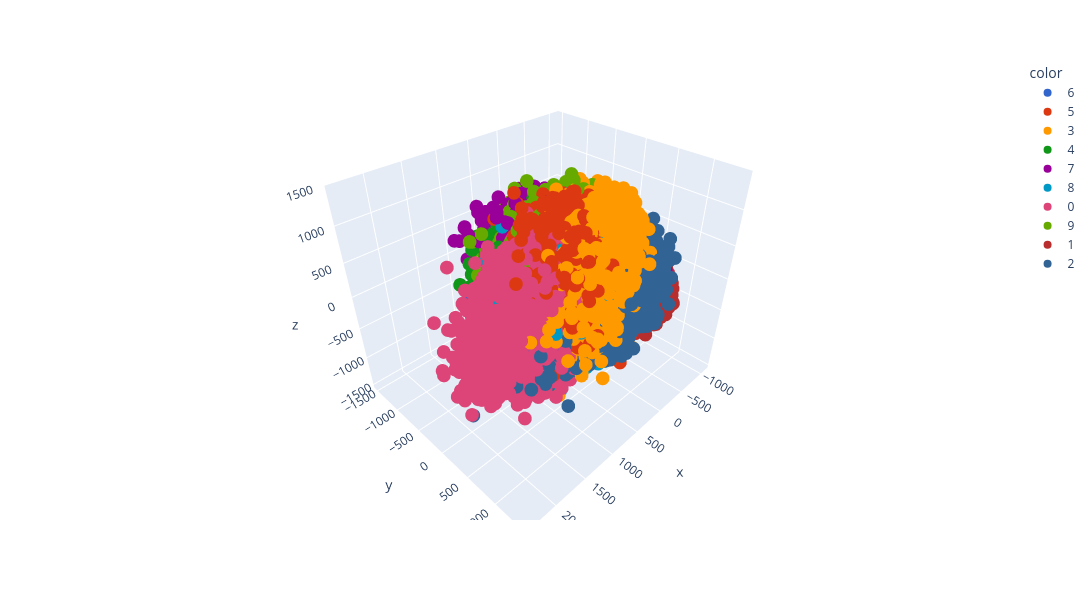

The cell this chart's notebook holds for it:
### Code cell
import plotly.express as px
y_train_v3 = y_train.astype('str')
fig = px.scatter_3d(x=x_train_v3[:,0] , y = x_train_v3[:,1] , z = x_train_v3[:,2] , color = y_train_v , 
                    color_discrete_sequence=px.colors.qualitative.G10 , width=1400 , height= 600)

fig.show()

### Figure 1 — Plotly figure (JSON) as saved in the notebook; plotly's stock layout.template omitted (floating-point values rounded to 4 significant figures; data arrays with more than 128 entries replaced by an {"elided": "..."} marker saying what was removed)
{"data": [{"hovertemplate": "color=6<br>x=%{x}<br>y=%{y}<br>z=%{z}<extra></extra>", "legendgroup": "6", "marker": {"color": "#3366CC", "symbol": "circle"}, "mode": "markers", "name": "6", "scene": "scene", "showlegend": true, "type": "scatter3d", "x": {"elided": "3352 float values"}, "y": {"elided": "3352 float values"}, "z": {"elided": "3352 float values"}}, {"hovertemplate": "color=5<br>x=%{x}<br>y=%{y}<br>z=%{z}<extra></extra>", "legendgroup": "5", "marker": {"color": "#DC3912", "symbol": "circle"}, "mode": "markers", "name": "5", "scene": "scene", "showlegend": true, "type": "scatter3d", "x": {"elided": "3093 float values"}, "y": {"elided": "3093 float values"}, "z": {"elided": "3093 float values"}}, {"hovertemplate": "color=3<br>x=%{x}<br>y=%{y}<br>z=%{z}<extra></extra>", "legendgroup": "3", "marker": {"color": "#FF9900", "symbol": "circle"}, "mode": "markers", "name": "3", "scene": "scene", "showlegend": true, "type": "scatter3d", "x": {"elided": "3414 float values"}, "y": {"elided": "3414 float values"}, "z": {"elided": "3414 float values"}}, {"hovertemplate": "color=4<br>x=%{x}<br>y=%{y}<br>z=%{z}<extra></extra>", "legendgroup": "4", "marker": {"color": "#109618", "symbol": "circle"}, "mode": "markers", "name": "4", "scene": "scene", "showlegend": true, "type": "scatter3d", "x": {"elided": "3233 float values"}, "y": {"elided": "3233 float values"}, "z": {"elided": "3233 float values"}}, {"hovertemplate": "color=7<br>x=%{x}<br>y=%{y}<br>z=%{z}<extra></extra>", "legendgroup": "7", "marker": {"color": "#990099", "symbol": "circle"}, "mode": "markers", "name": "7", "scene": "scene", "showlegend": true, "type": "scatter3d", "x": {"elided": "3508 float values"}, "y": {"elided": "3508 float values"}, "z": {"elided": "3508 float values"}}, {"hovertemplate": "color=8<br>x=%{x}<br>y=%{y}<br>z=%{z}<extra></extra>", "legendgroup": "8", "marker": {"color": "#0099C6", "symbol": "circle"}, "mode": "markers", "name": "8", "scene": "scene", "showlegend": true, "type": "scatter3d", "x": {"elided": "3228 float values"}, "y": {"elided": "3228 float values"}, "z": {"elided": "3228 float values"}}, {"hovertemplate": "color=0<br>x=%{x}<br>y=%{y}<br>z=%{z}<extra></extra>", "legendgroup": "0", "marker": {"color": "#DD4477", "symbol": "circle"}, "mode": "markers", "name": "0", "scene": "scene", "showlegend": true, "type": "scatter3d", "x": {"elided": "3316 float values"}, "y": {"elided": "3316 float values"}, "z": {"elided": "3316 float values"}}, {"hovertemplate": "color=9<br>x=%{x}<br>y=%{y}<br>z=%{z}<extra></extra>", "legendgroup": "9", "marker": {"color": "#66AA00", "symbol": "circle"}, "mode": "markers", "name": "9", "scene": "scene", "showlegend": true, "type": "scatter3d", "x": {"elided": "3350 float values"}, "y": {"elided": "3350 float values"}, "z": {"elided": "3350 float values"}}, {"hovertemplate": "color=1<br>x=%{x}<br>y=%{y}<br>z=%{z}<extra></extra>", "legendgroup": "1", "marker": {"color": "#B82E2E", "symbol": "circle"}, "mode": "markers", "name": "1", "scene": "scene", "showlegend": true, "type": "scatter3d", "x": {"elided": "3775 float values"}, "y": {"elided": "3775 float values"}, "z": {"elided": "3775 float values"}}, {"hovertemplate": "color=2<br>x=%{x}<br>y=%{y}<br>z=%{z}<extra></extra>", "legendgroup": "2", "marker": {"color": "#316395", "symbol": "circle"}, "mode": "markers", "name": "2", "scene": "scene", "showlegend": true, "type": "scatter3d", "x": {"elided": "3331 float values"}, "y": {"elided": "3331 float values"}, "z": {"elided": "3331 float values"}}], "layout": {"height": 600, "legend": {"title": {"text": "color"}, "tracegroupgap": 0}, "margin": {"t": 60}, "scene": {"domain": {"x": [0, 1], "y": [0, 1]}, "xaxis": {"title": {"text": "x"}}, "yaxis": {"title": {"text": "y"}}, "zaxis": {"title": {"text": "z"}}}, "width": 1400}}
